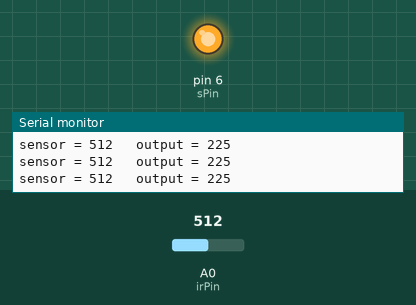
Recording of a sketch running on a simulated Arduino Uno, built with avr-gcc and run on an emulated ATmega328P. On the bench: output pins drawn as LEDs (lit = HIGH), the last lines printed to the serial monitor. The test bench sets the inputs (shaded band); at power-on: A0 (irPin) = 512.

Above: at 1.2 s.
1.3 s: A0 (irPin) set to 48
4.3 s: A0 (irPin) set to 40
At 5.4 s:
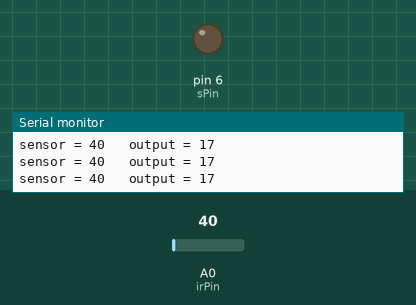
5.9 s: A0 (irPin) set to 122
At 6.3 s:
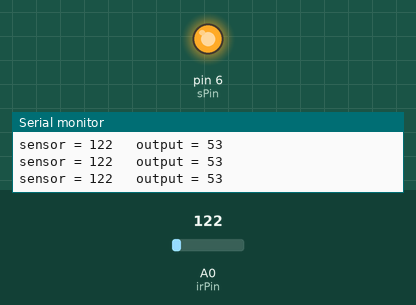
8.9 s: A0 (irPin) set to 9
At 9.6 s:
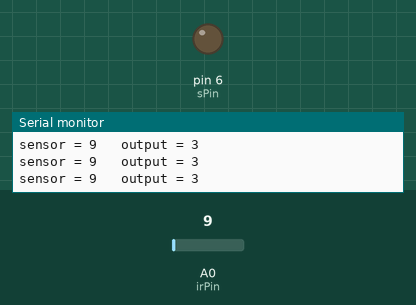
Timing chart, 0 to 11.5 s (numbered marks = the images above; inputs shaded):
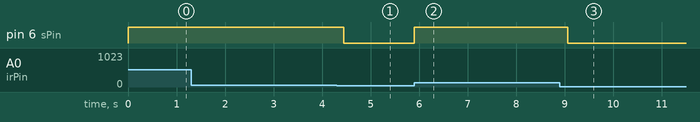

Measured:
- the behaviour switches between 44 and 43 on A0 (irPin) (found by bisection; images 0 and 1)
- after the input at 4.3 s, pin 6 (sPin): HIGH → LOW after 0.14 s
- after the input at 5.9 s, pin 6 (sPin): LOW → HIGH at once
- after the input at 8.9 s, pin 6 (sPin): HIGH → LOW after 0.16 s

The sketch:

solnoid_valve_smooth_ir.ino
```cpp
int sPin = 6;
int irPin = 0;
int irVal = 0;
int mapVal= 0;
int THRESHOLD = 19;
const int numReadings = 10;

int readings[numReadings];      // the readings from the analog input
int index = 0;                  // the index of the current reading
int total = 0;                  // the running total
int average = 0;                // the average
int averagemap = 0;
int inputPin = A0;


void setup() {
               //MIDI communicates at 31250 baud
    pinMode(sPin, OUTPUT);
    Serial.begin(9600);
    for (int thisReading = 0; thisReading < numReadings; thisReading++)
      readings[thisReading] = 0;
}
void loop() {
  irVal = analogRead(irPin);
   // subtract the last reading:
  total= total - readings[index];
  // read from the sensor:
  readings[index] = analogRead(irPin);
  // add the reading to the total:
  total= total + readings[index];
  // advance to the next position in the array:
  index = index + 1;

  // if we're at the end of the array...
  if (index >= numReadings)
    // ...wrap around to the beginning:
    index = 0;

  // calculate the average:
  average = total / numReadings;

  averagemap = map(average, 0, 580, 0, 255);


    if(averagemap >= THRESHOLD){
      digitalWrite(sPin, HIGH);
  }

    else{
      digitalWrite(sPin, LOW);

    }


  Serial.print("sensor = " );
  Serial.print(irVal);
  Serial.print("\t output = ");
  Serial.println(averagemap);


}
```
